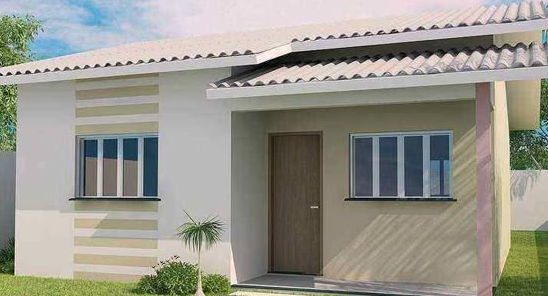
#> input picture MetroWEB/foto_casa.png, 548 x 296 px, found by its file name
$ python mvp.py
#> lines starting #> are read from the running program, lines starting #| are printed output that depends on the picture; after the words box and inside, x2 and y2 are one past the last pixel; in counts of white or black regions, pixels touching at a corner belong together
import cv2
import matplotlib.pyplot as plt

# Arquivos IFC renderizados


# Foto real de teste
photo_path = "MetroWEB\\foto_casa.png"
img = cv2.imread("MetroWEB\\foto_casa.png")
#> img is the input picture: shape (296, 548, 3); mean B, G, R 140.1, 149.7, 151.5

t_lower = 100
t_upper = 200
aperture_size = 5
L2Gradient = True
photo = cv2.Canny(img, t_lower, t_upper, L2gradient = L2Gradient )
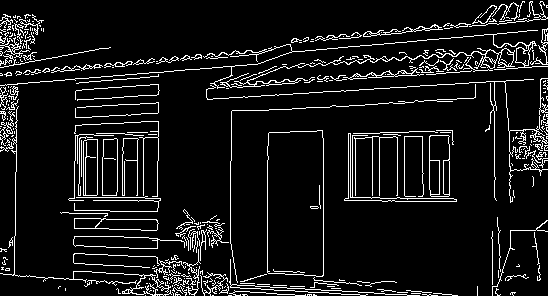
#> photo: shape (296, 548); 8.8% white in thin lines or dots

ref_imgs = {
    "Vista3D_1": "MetroWEB\\Vista3D_1.jpg",
    "Vista3D_2": "MetroWEB\\Vista3D_2.jpg",
    "Vista3D_3": "MetroWEB\\Vista3D_3.jpg"
}

# Carregar imagens
# photo = cv2.imread(photo_path, cv2.IMREAD_GRAYSCALE)

# Criar detector ORB
orb = cv2.ORB_create(nfeatures=2000)

# Extrair keypoints da foto real
kp_photo, des_photo = orb.detectAndCompute(photo, None)
#> kp_photo = 1577 keypoints; strongest (x, y, size): (454, 56, 31), (465, 64, 31), (440, 53, 31), (361, 59, 31)

bf = cv2.BFMatcher(cv2.NORM_HAMMING, crossCheck=True)

scores = {}

for name, path in ref_imgs.items():
    ref = cv2.imread(path, cv2.IMREAD_GRAYSCALE)
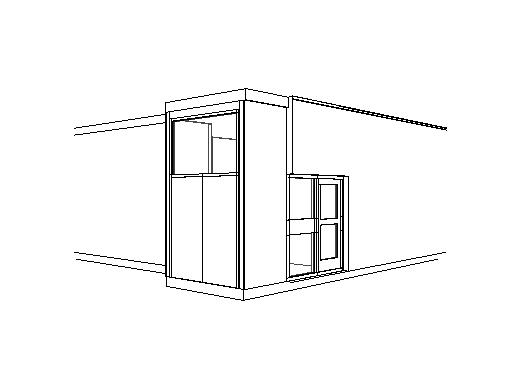
#> input picture MetroWEB/Vista3D_1.jpg, 512 x 384 px, found by its file name
#> ref is the input picture: shape (384, 512); min 0, max 255, mean 247.2
    pht = cv2.Canny(ref, t_lower, t_upper, L2gradient = L2Gradient )
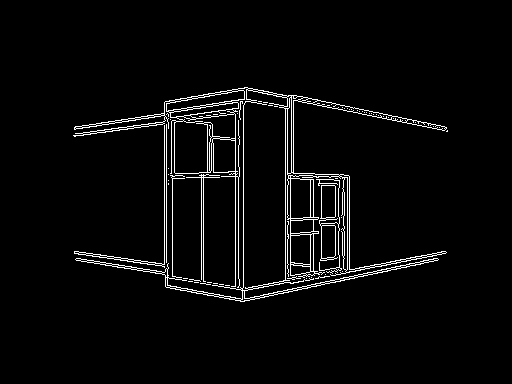
#> pht: shape (384, 512); 3.4% white in thin lines or dots, all inside (x1, y1, x2, y2) = (73, 87, 448, 302)
    kp_ref, des_ref = orb.detectAndCompute(pht, None)
#> kp_ref = 1524 keypoints; strongest (x, y, size): (317, 233, 31), (317, 231, 31), (339, 182, 31), (170, 173, 31)

    if des_ref is None or des_photo is None:
        print(f"Nao foi possivel extrair features para {name}")
        continue

    matches = bf.match(des_photo, des_ref)
#> matches = 322 matches
    matches = sorted(matches, key=lambda x: x.distance)

    # Calcular score (quanto menor a média da distância, mais parecido)
    score = sum([m.distance for m in matches[:50]]) / len(matches[:50])
#> score = 35.04
    scores[name] = score

    # Visualizar os matches
    img_matches = cv2.drawMatches(photo, kp_photo, ref, kp_ref, matches[:30], None, flags=2)
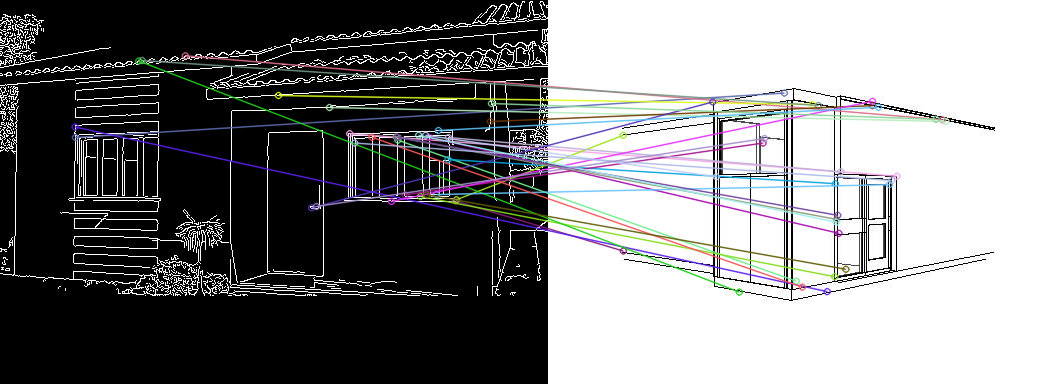
#> img_matches: shape (384, 1060, 3); mean of channels 0, 1, 2 128.7, 128.1, 127.9; drawn as B, G, R

    plt.figure(figsize=(12, 6))
    plt.title(f"Comparacao com {name} - Score: {score:.2f}")
    plt.imshow(img_matches)
    plt.axis("off")
    plt.show()
#> pass 2 of the loop `for name, path in ref_imgs.items():`:
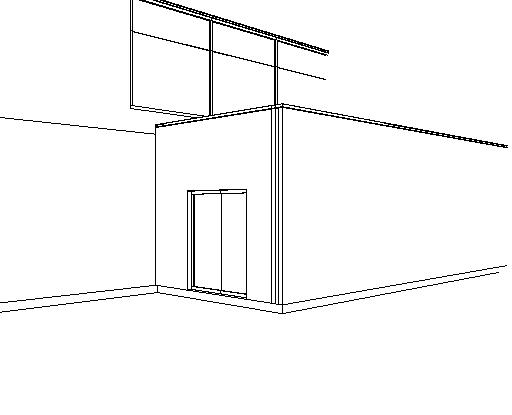
#> input picture MetroWEB/Vista3D_2.jpg, 512 x 415 px, found by its file name
#> ref is the input picture: shape (415, 512); min 0, max 255, mean 247.6
#> `pht = cv2.Canny(ref, t_lower, t_upper, L2gradient = L2Gradient )`:
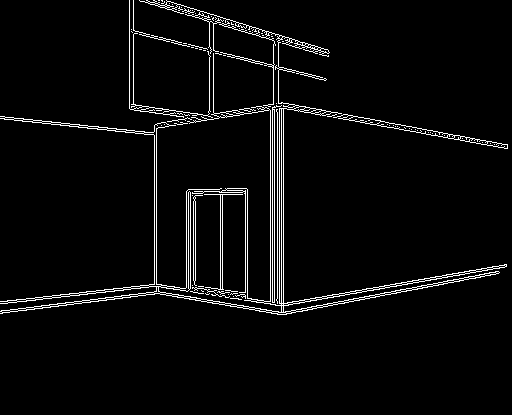
#> pht: shape (415, 512); 3.8% white in thin lines or dots, all inside (x1, y1, x2, y2) = (0, 0, 508, 315)
#> kp_ref = 1364 keypoints; strongest (x, y, size): (278, 102, 31), (282, 102, 31), (257, 33, 31), (435, 134, 31)
#> matches = 224 matches
#> `score = sum([m.distance for m in matches[:50]]) / len(matches[:50])`: score = 33.86
#> `img_matches = cv2.drawMatches(photo, kp_photo, ref, kp_ref, matches[:3..`:
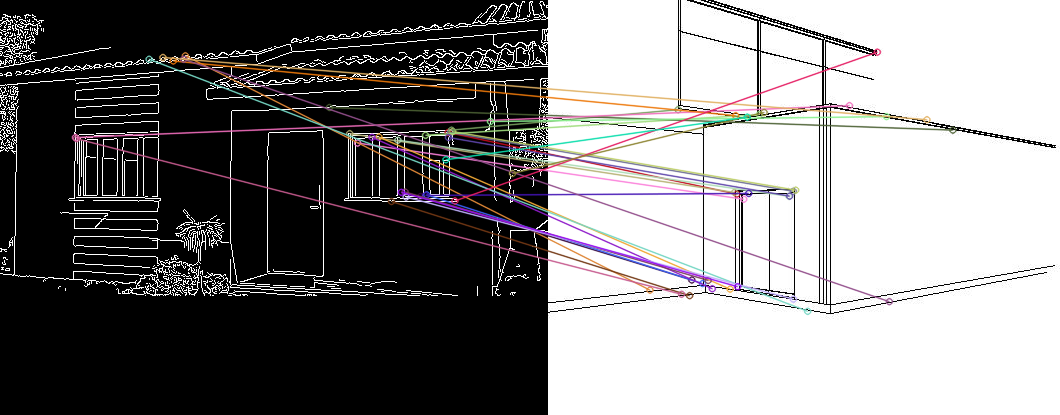
#> img_matches: shape (415, 1060, 3); mean of channels 0, 1, 2 127.6, 127.3, 128.8; drawn as B, G, R
#> pass 3 of the loop `for name, path in ref_imgs.items():`:
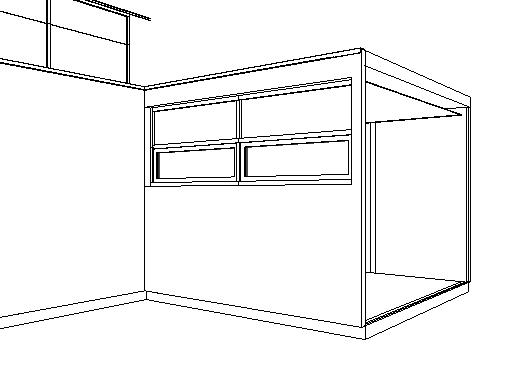
#> input picture MetroWEB/Vista3D_3.jpg, 512 x 384 px, found by its file name
#> ref is the input picture: shape (384, 512); min 0, max 255, mean 244
#> `pht = cv2.Canny(ref, t_lower, t_upper, L2gradient = L2Gradient )`:
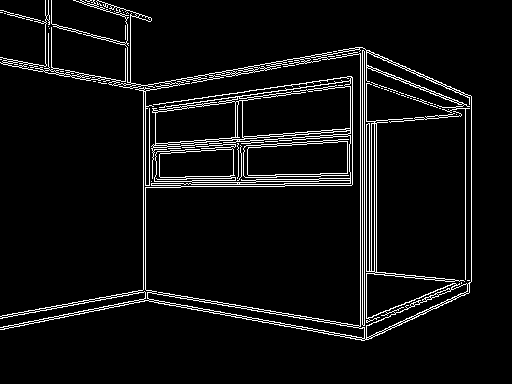
#> pht: shape (384, 512); 6% white in thin lines or dots, all inside (x1, y1, x2, y2) = (0, 0, 472, 341)
#> kp_ref = 1506 keypoints; strongest (x, y, size): (153, 110, 31), (153, 108, 31), (153, 112, 31), (247, 173, 31)
#> matches = 308 matches
#> `score = sum([m.distance for m in matches[:50]]) / len(matches[:50])`: score = 34.28
#> `img_matches = cv2.drawMatches(photo, kp_photo, ref, kp_ref, matches[:3..`:
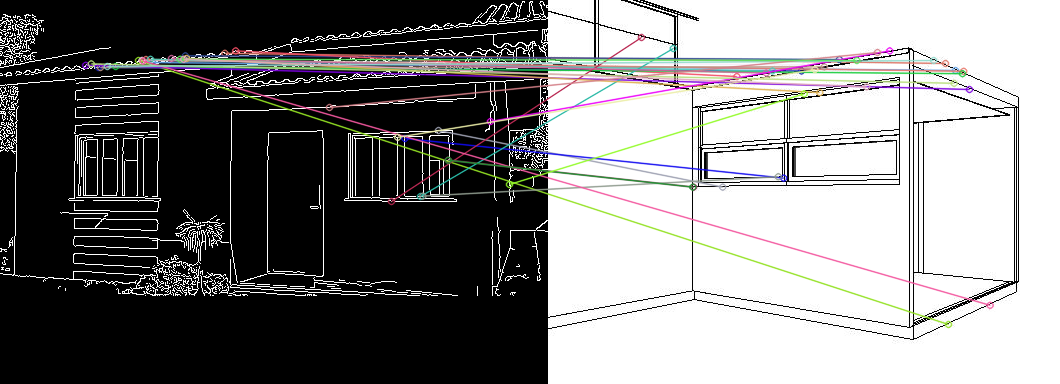
#> img_matches: shape (384, 1060, 3); mean of channels 0, 1, 2 126.9, 127.1, 127.6; drawn as B, G, R

print("\nRanking de similaridade (quanto menor o score, melhor):")
for name, score in sorted(scores.items(), key=lambda x: x[1]):
    print(f"{name}: {score:.2f}")
#> this loop made 3 passes
#> (name, score) on passes 1 to 3: ('Vista3D_2', 33.86), ('Vista3D_3', 34.28), ('Vista3D_1', 35.04)
#| Vista3D_2: 33.86
#| Vista3D_3: 34.28
#| Vista3D_1: 35.04
